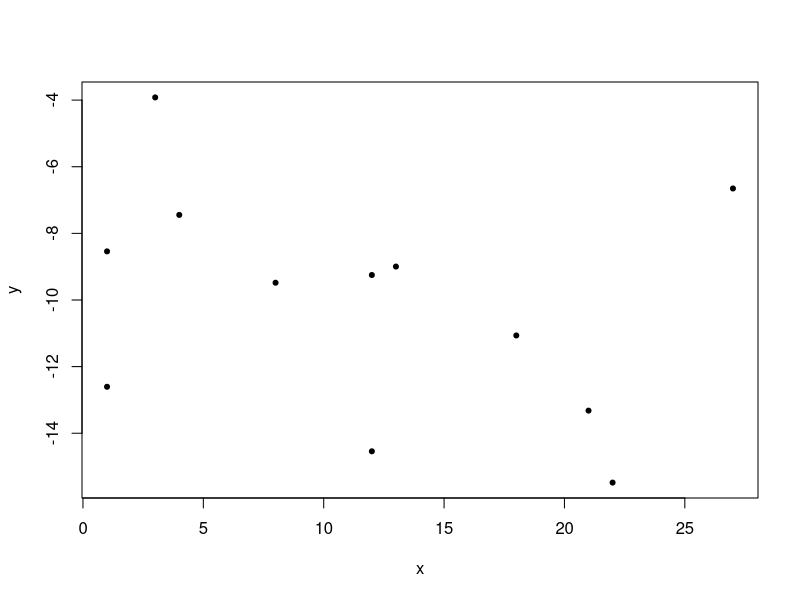

Source code (R): (Note: this script raises an error after producing the figure.)
## ---- chunk 1
options(width=100)
library(knitr)
opts_chunk$set(comment=NA)
## ---- chunk 2
x <- c(1, 18, 12, 3, 8, 22, 12, 4, 13, 21, 27, 1)
mean(x)
sd(x)
set.seed(1)
y <- -0.1 * x + rnorm(12, mean=-10, sd=4)
cor.test(x, y)
plot(x, y, pch=20)
## ---- chunk 3
knitr::include_graphics("R_logo.png")
## ---- chunk 4
knitr::include_graphics("RStudio_logo.png")
## ---- chunk 5
13 + 7
## ---- chunk 6
1001 - 93
## ---- chunk 7
81 * 76
## ---- chunk 8
1563 / 43
## ---- chunk 9
1563 %/% 43
## ---- chunk 10
1563 %% 43
## ---- chunk 11
16**2
## ---- chunk 12
16^2
## ---- chunk 13
(13 + 6) * 8 - 12**2 / (2.5 + 1.6)
## ---- chunk 14
sqrt(144)
## ---- chunk 15
knitr::include_graphics("cc_license.png")
